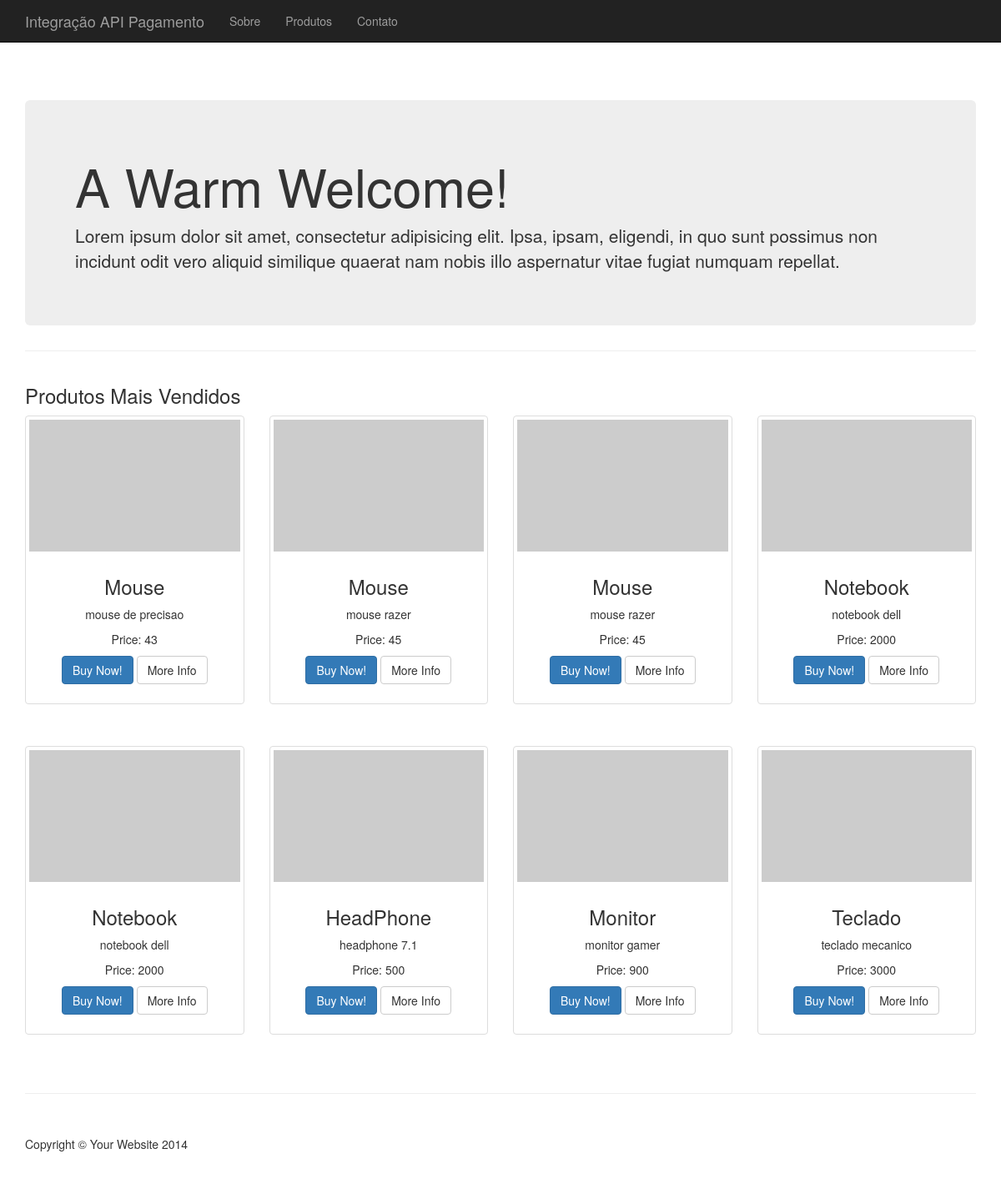
The app's page /view/index.php with its own data.
### tables this page shows
CREATE TABLE `products` (
  `id` int(11) NOT NULL,
  `name` varchar(250) NOT NULL,
  `description` varchar(250) NOT NULL,
  `price` float NOT NULL
);

### Persistence/ConnectionDB.php (called while the page is built, shortened)
<?php
class ConnectionDB extends PDO{
    private static $instance = null;
    public static function getInstance(){
        if(!isset(self::$instance)){
            try{
                self::$instance = new ConnectionDB("mysql:dbname=api;host=localhost", "root", "");
            } catch (Exception $ex) {
                echo 'Ocorreram falhas ao conectar';
                echo "$ex";
                exit();
            }
        }
        return self::$instance;
    }
}
?>

### DAO/ProductDAO.php (called while the page is built, shortened)
<?php
include '../Persistence/ConnectionDB.php';
class ProductDAO{
	private $connection = null;
	public function __construct() {
		$this->connection = ConnectionDB::getInstance();
	}
    public  function selectProduct(){
        try{
            $status = $this->connection->prepare("Select * from products");
            $status->execute();
            $array = $status->fetchAll();
            $this->connection = null;
            return $array;
        } catch (PDOException $e){
            echo utf8_decode('Ocorrema erros ao busca o usuário' . $e);
        }
    }
}
?>

### view/index.php (the view, shortened to what this page needs)
<?php
    include '../DAO/ProductDAO.php';
    $userDao = new ProductDAO();
    $array = $userDao->selectProduct();
?>
<!DOCTYPE html>
<html lang="en">
<head>
    <link href="../include/assets/css/bootstrap.min.css" rel="stylesheet">
    <link href="../include/assets/css/heroic-features.css" rel="stylesheet">
</head>
<body>
    <nav class="navbar navbar-inverse navbar-fixed-top" role="navigation">
        <div class="container">
            <div class="navbar-header">
                <a class="navbar-brand" href="/APIPagamento/view/index.php">Integração API Pagamento</a>
            </div>
            <div class="collapse navbar-collapse" id="bs-example-navbar-collapse-1">
                <ul class="nav navbar-nav">
                    <li>
                        <a href="#">Sobre</a>
                    </li>
                    <li>
                        <a href="#">Produtos</a>
                    </li>
                    <li>
                        <a href="#">Contato</a>
                    </li>
                </ul>
            </div>
        </div>
    </nav>
    <div class="container">
        <header class="jumbotron hero-spacer">
            <h1>A Warm Welcome!</h1>
            <p>Lorem ipsum dolor sit amet, consectetur adipisicing elit. Ipsa, ipsam, eligendi, in quo sunt possimus non incidunt odit vero aliquid similique quaerat nam nobis illo aspernatur vitae fugiat numquam repellat.</p>
        </header>
        <hr>
        <div class="row">
            <div class="col-lg-12">
                <h3>Produtos Mais Vendidos</h3>
            </div>
        </div>
        <div class="row text-center">
            <?php
                foreach ($array as $a){
            ?>
            <div class="col-md-3 col-sm-6 hero-feature">
                <div class="thumbnail">
                    <img src="http://placehold.it/800x500" alt="">
                    <div class="caption">
                        <h3><?php echo utf8_decode($a['name']); ?> </h3>
                        <p><?php echo utf8_decode($a['description']); ?></p>
                        <p>Price: <?php echo $a['price']; ?></p>
                        <p>
                            <a href="/APIPagamento/controller/paymentController.php?productId=<?php echo $a['id']?>" class="btn btn-primary">Buy Now!</a> <a href="#" class="btn btn-default">More Info</a>
                        </p>
                    </div>
                </div>
            </div><?php } ?>
        </div>
        <hr>
        <footer>
            <div class="row">
                <div class="col-lg-12">
                    <p>Copyright &copy; Your Website 2014</p>
                </div>
            </div>
        </footer>
    </div>
</body>
</html>

### include/assets/css/heroic-features.css (style rules this page uses)
body { padding-top: 70px; }
.hero-spacer { margin-top: 50px; }
.hero-feature { margin-bottom: 30px; }
footer { margin: 50px 0; }

### records on screen
products: name "Mouse", description "mouse de precisao", price "43"
products: name "Mouse", description "mouse razer", price "45"
products: name "Mouse", description "mouse razer", price "45"
products: name "Notebook", description "notebook dell", price "2000"
products: name "Notebook", description "notebook dell", price "2000"
products: name "HeadPhone", description "headphone 7.1", price "500"
products: name "Monitor", description "monitor gamer", price "900"
products: name "Teclado", description "teclado mecanico", price "3000"
